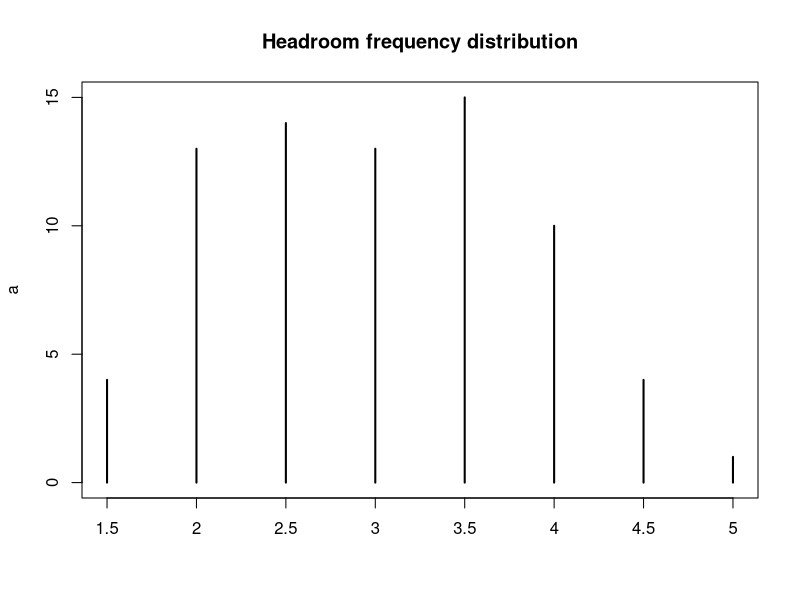
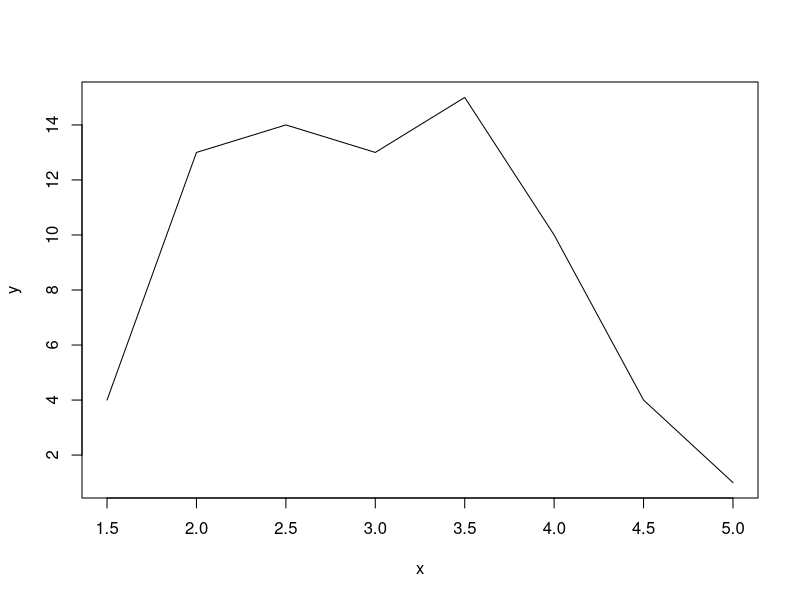

The R script that drew these images, in order:
setwd("C:/Users/admin/Desktop/data")
data <- read.csv("auto.csv", header = TRUE, sep=";")
a <- table(data$headroom)
a
x <- as.numeric(rownames(a))
y <- as.numeric(a)
png("r-table-1.png", 600, 400, pointsize = 18)
plot(a, main="Headroom frequency distribution")
dev.off()
png("r-table-2.png", 600, 400, pointsize = 18)
plot(x, y, type="l")
dev.off()